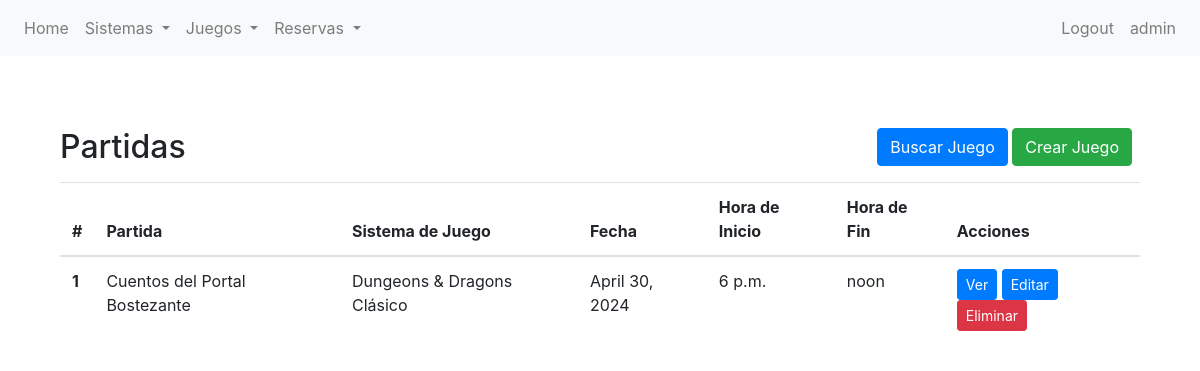
The app's page /partidas/juego/list/ (signed in), older data.
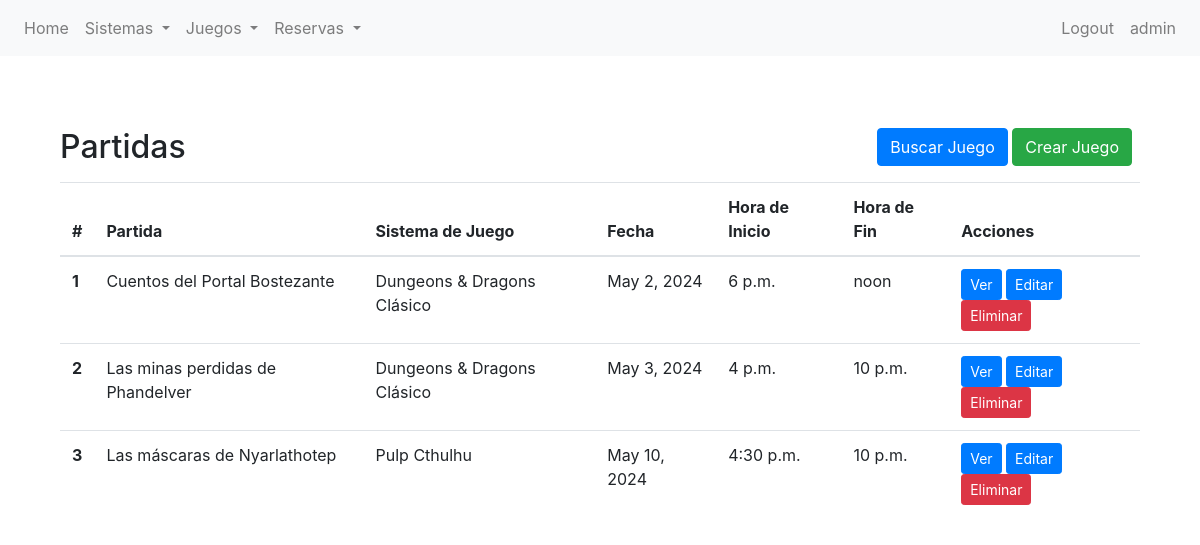
The same page, newer data.
### partidas/models.py (models this page shows, shortened)
class Juego(models.Model):
    nombre = models.CharField(max_length=250)
    disponible = models.BooleanField(default=True)
    numero_de_jugadores = models.IntegerField()
    sistema_de_juego = models.ForeignKey(Sistema, on_delete=models.CASCADE, related_name='sistema_de_juego')
    descripcion = models.TextField(blank=True, null=True)
    fecha = models.DateField(default=timezone.now)
    hora_inicio = models.TimeField(default=timezone.now)
    hora_fin = models.TimeField(default=timezone.now)

class Sistema(models.Model):
    nombre = models.CharField(max_length=100)
    dado = models.CharField(
        max_length=6,
        choices=Dado.choices,
        default=Dado.D20
        )
    base = models.CharField(
        max_length=6,
        choices=Base.choices,
        default=Base.DND5E
        )
    descripcion = models.CharField(max_length=500)
    def __str__(self):
        return f"{self.nombre}"

### partidas/views.py (the view)
# urls.py: path("juego/list/", JuegoListView.as_view(), name="juego-list"),
class JuegoListView(LoginRequiredMixin, ListView):
    model = Juego
    template_name = "partidas/vbc/juego-list.html"
    context_object_name = "todos_los_juegos"

### partidas/templates/partidas/vbc/juego-list.html (shortened to what this page needs)
{% extends 'partidas/base.html' %}
{% block content %}
<section class="py-5">
    <div class="container">
        <div class="d-flex justify-content-between align-items-center mb-3">
            <div>
                <h2 class="mb-0">Partidas</h2>
            </div>
            <div>
                <a href="{% url 'juego-search' %}" class="btn btn-primary">Buscar Juego</a>
                <a href="{% url 'juego-create' %}" class="btn btn-success mr-2">Crear Juego</a>
            </div>
        </div>
        <table class="table">
            <thead>
                <tr>
                    <th scope="col">#</th>
                    <th scope="col">Partida</th>
                    <th scope="col">Sistema de Juego</th>
                    <th scope="col">Fecha</th>
                    <th scope="col">Hora de Inicio</th>
                    <th scope="col">Hora de Fin</th>
                    <th scope="col">Acciones</th>
                </tr>
            </thead>
            <tbody>
                {% if todos_los_juegos %}
                {% for juego in todos_los_juegos %}
                <tr>
                    <th scope="row">{{ forloop.counter }}</th>
                    <td>{{ juego.nombre }}</td>
                    <td>{{ juego.sistema_de_juego }}</td>
                    <td>{{ juego.fecha }}</td>
                    <td>{{ juego.hora_inicio }}</td>
                    <td>{{ juego.hora_fin }}</td>
                    <td>
                        <a href="{% url 'juego-detail' juego.id %}" class="btn btn-primary btn-sm">Ver</a>
                        <a href="{% url 'juego-update' juego.id %}" class="btn btn-primary btn-sm">Editar</a>
                        <a href="{% url 'juego-delete' juego.id %}" class="btn btn-danger btn-sm">Eliminar</a>
                    </td>
                    {% endfor %}
                </tr>
                {% else %}
                <tr>
                    <td colspan="7">No hay Partidas disponibles.</td>
                </tr>
                {% endif %}
            </tbody>
        </table>
    </div>
</section>
{% endblock %}

Row changes from the older to the newer data that the page shows:
changed Juego "Cuentos del Portal Bostezante": fecha "April 30, 2024" → "May 2, 2024"
added Juego: nombre "Las minas perdidas de Phandelver", sistema_de_juego "Dungeons & Dragons Clásico", fecha "May 3, 2024", hora_inicio "4 p.m.", hora_fin "10 p.m."
added Juego: nombre "Las máscaras de Nyarlathotep", sistema_de_juego "Pulp Cthulhu", fecha "May 10, 2024", hora_inicio "4:30 p.m.", hora_fin "10 p.m."
